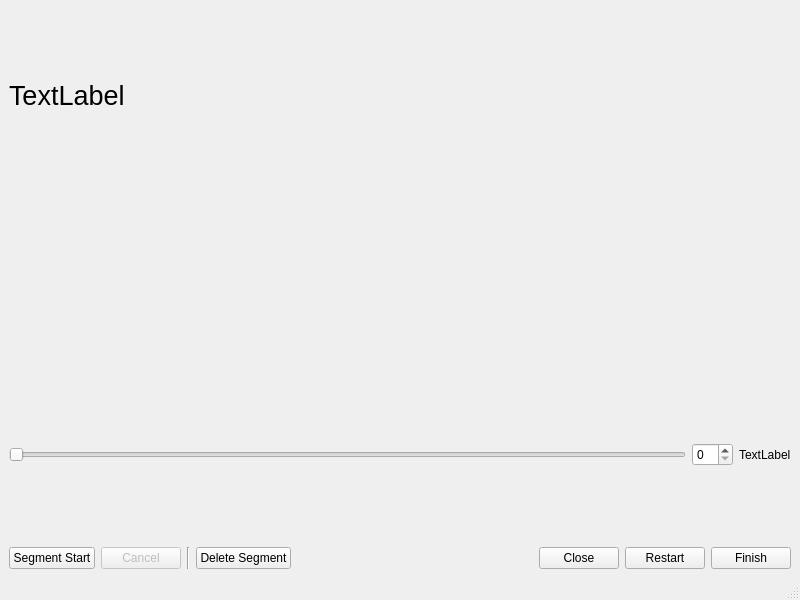
<?xml version="1.0" encoding="UTF-8"?>
<ui version="4.0">
 <class>MainWindow</class>
 <widget class="QMainWindow" name="MainWindow">
  <property name="geometry">
   <rect>
    <x>0</x>
    <y>0</y>
    <width>800</width>
    <height>600</height>
   </rect>
  </property>
  <property name="windowTitle">
   <string>Segment Selection</string>
  </property>
  <widget class="QWidget" name="centralwidget">
   <layout class="QVBoxLayout" name="verticalLayout">
    <item>
     <layout class="QHBoxLayout" name="horizontalLayout">
      <item>
       <widget class="QLabel" name="lblInfo">
        <property name="font">
         <font>
          <pointsize>20</pointsize>
         </font>
        </property>
        <property name="text">
         <string>TextLabel</string>
        </property>
       </widget>
      </item>
     </layout>
    </item>
    <item>
     <widget class="QLabel" name="lblImage">
      <property name="text">
       <string/>
      </property>
     </widget>
    </item>
    <item>
     <layout class="QHBoxLayout" name="horizontalLayout_3">
      <item>
       <widget class="QSlider" name="slFrame">
        <property name="orientation">
         <enum>Qt::Horizontal</enum>
        </property>
       </widget>
      </item>
      <item>
       <widget class="QSpinBox" name="sbxFrameCurrent"/>
      </item>
      <item>
       <widget class="QLabel" name="lblFrameTotal">
        <property name="text">
         <string>TextLabel</string>
        </property>
       </widget>
      </item>
     </layout>
    </item>
    <item>
     <layout class="QHBoxLayout" name="horizontalLayout_2">
      <item>
       <widget class="QPushButton" name="btnSegmentStartEnd">
        <property name="text">
         <string>Segment Start</string>
        </property>
       </widget>
      </item>
      <item>
       <widget class="QPushButton" name="btnCancel">
        <property name="enabled">
         <bool>false</bool>
        </property>
        <property name="text">
         <string>Cancel</string>
        </property>
       </widget>
      </item>
      <item>
       <widget class="Line" name="line">
        <property name="orientation">
         <enum>Qt::Vertical</enum>
        </property>
       </widget>
      </item>
      <item>
       <widget class="QPushButton" name="btnDeleteSegment">
        <property name="text">
         <string>Delete Segment</string>
        </property>
       </widget>
      </item>
      <item>
       <spacer name="horizontalSpacer">
        <property name="orientation">
         <enum>Qt::Horizontal</enum>
        </property>
        <property name="sizeHint" stdset="0">
         <size>
          <width>40</width>
          <height>20</height>
         </size>
        </property>
       </spacer>
      </item>
      <item>
       <widget class="QPushButton" name="btnClose">
        <property name="text">
         <string>Close</string>
        </property>
       </widget>
      </item>
      <item>
       <widget class="QPushButton" name="btnRestart">
        <property name="text">
         <string>Restart</string>
        </property>
       </widget>
      </item>
      <item>
       <widget class="QPushButton" name="btnFinish">
        <property name="text">
         <string>Finish</string>
        </property>
       </widget>
      </item>
     </layout>
    </item>
   </layout>
  </widget>
  <widget class="QStatusBar" name="statusbar"/>
 </widget>
 <resources/>
 <connections/>
</ui>
